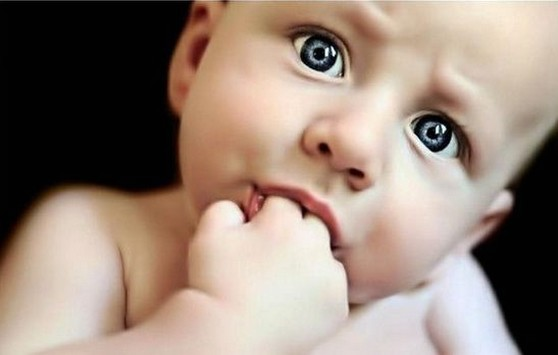
#> input picture Python Files/47_BasicTranspormation/baby.jpg, 558 x 355 px
$ python main.py
#> lines starting #> are read from the running program, lines starting #| are printed output that depends on the picture
from PIL import Image


baby = Image.open("baby.jpg")
#> baby is the input picture: PIL image 558x355 RGB; mean R, G, B 151.4, 133, 120.7
square_baby = baby.resize((250,250))
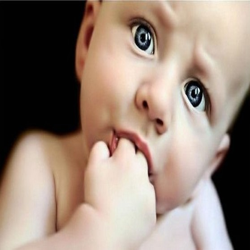
#> square_baby: PIL image 250x250 RGB; mean R, G, B 151.4, 133, 120.7
flip_baby = baby.transpose(Image.FLIP_LEFT_RIGHT)
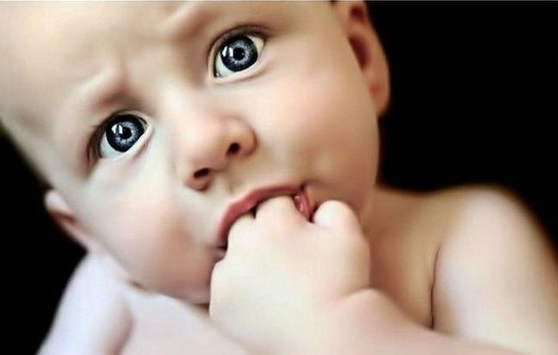
#> flip_baby: PIL image 558x355 RGB; mean R, G, B 151.4, 133, 120.7
spin_baby = baby.transpose(Image.ROTATE_90)
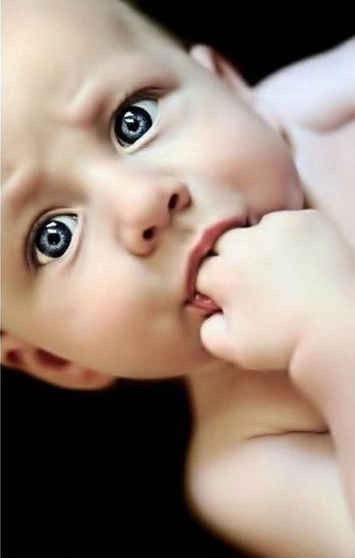
#> spin_baby: PIL image 355x558 RGB; mean R, G, B 151.4, 133, 120.7

baby.show()
square_baby.show()
flip_baby.show()
spin_baby.show()
